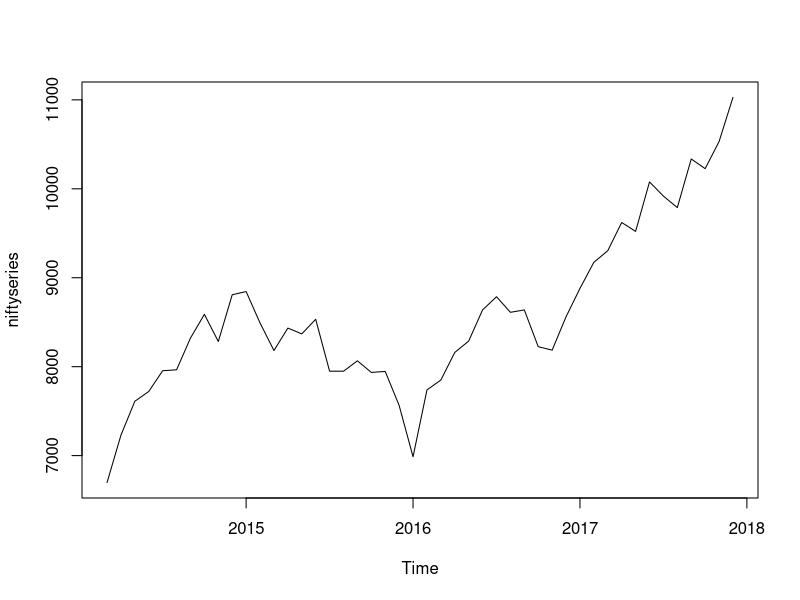
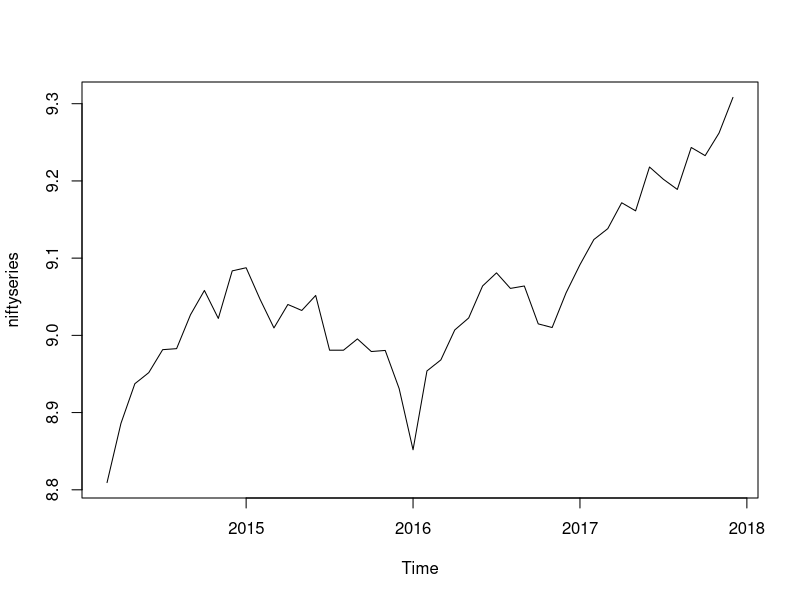
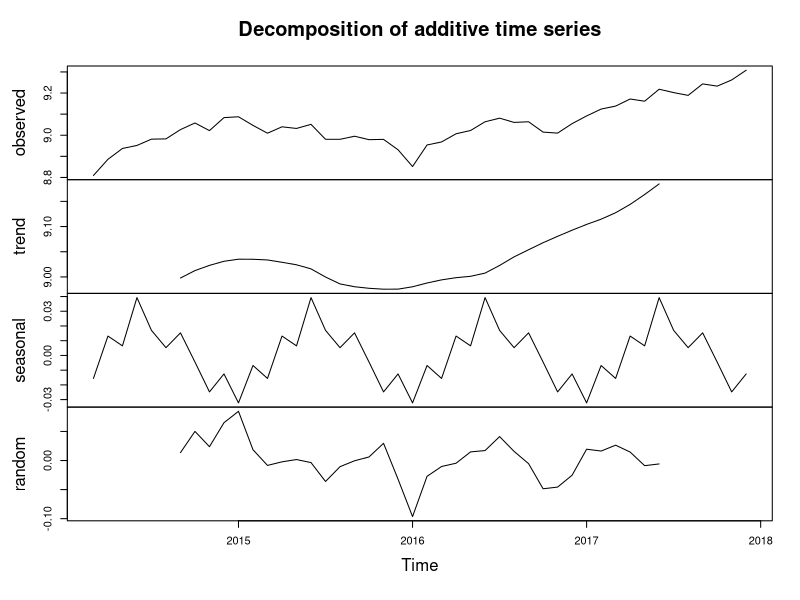
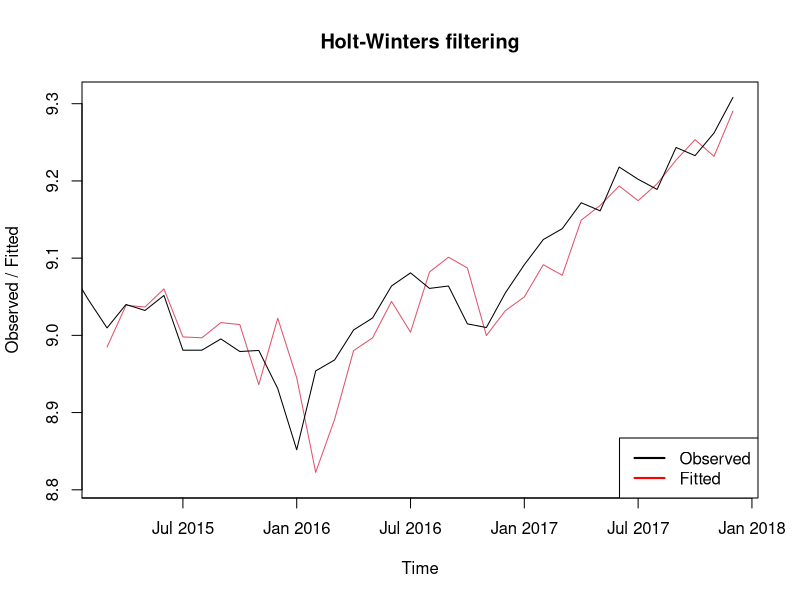
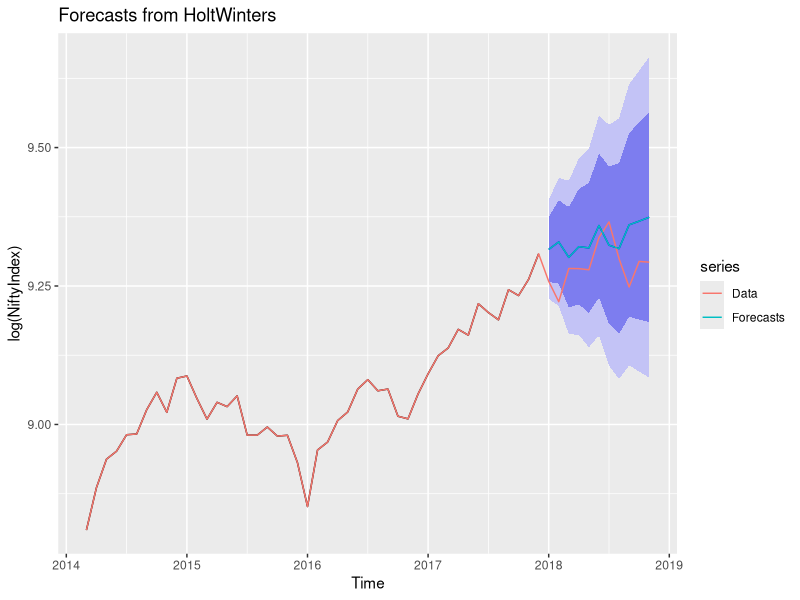
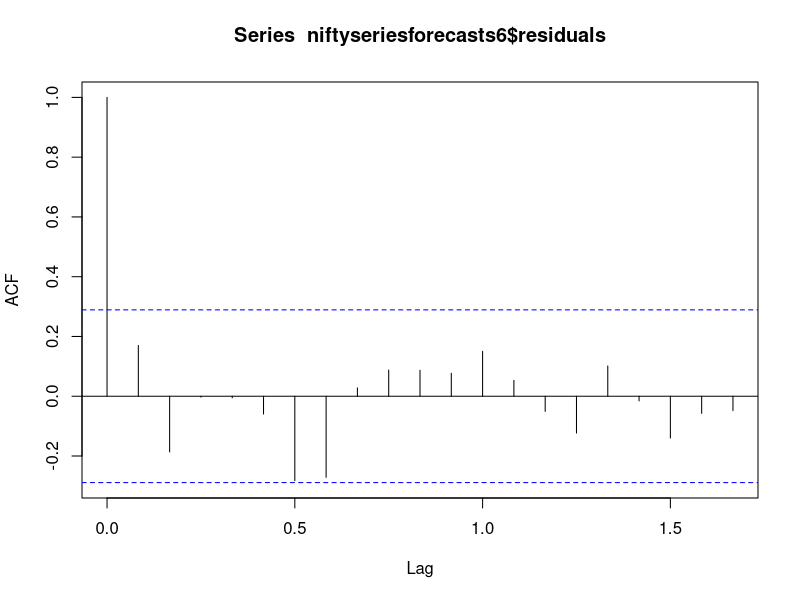
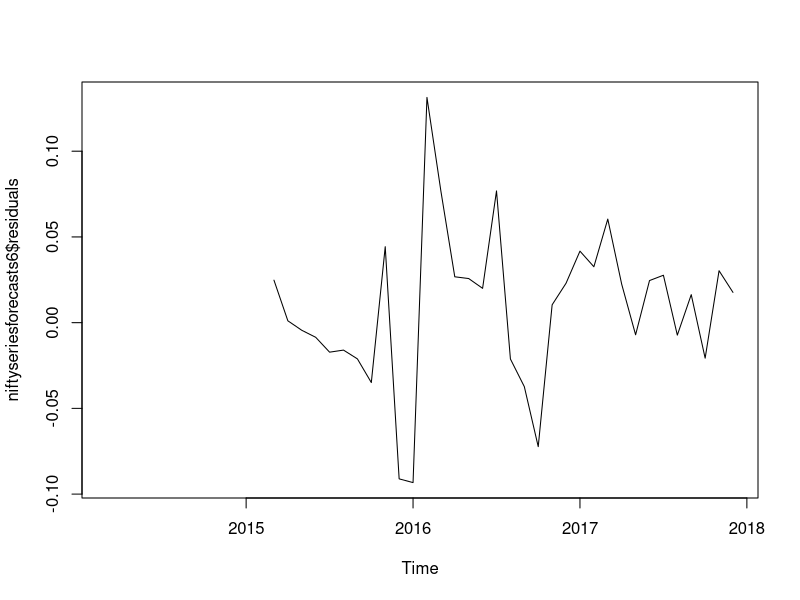
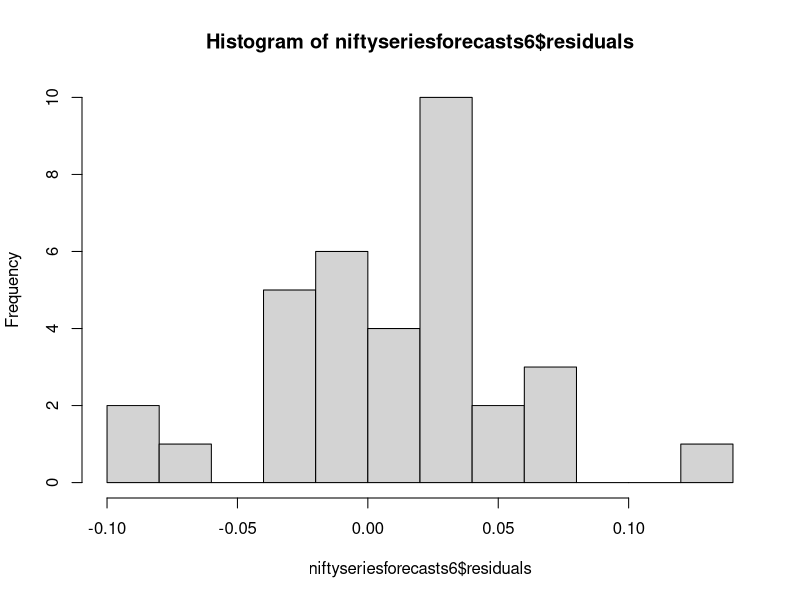

Write R code to recreate these figures, in order.
data=read.csv("Forecast project.csv", header=TRUE)
#####Cut data to model from 2014 to 2017
data1 = data[1:46,]

library(tseries)
library(forecast) 
library(lmtest)

##### to generate ACF, PACF plots
pval=rep(0,ncol(data1)-1)
pdf("myplot.pdf")

data_log <- log(data1[,2:ncol(data1)]+1)

for (i in 1:ncol(data_log)) {
  k=adf.test(data_log[,i], alternative = "stationary")
  pval[i]=k$p.value
  
  acf(data_log[,i],main=paste(colnames(data_log)[i]," - ACF"))
  pacf(data_log[,i],main=paste(colnames(data_log)[i]," - PACF"))
}
dev.off()
########

############# prepare the data and plot the log data to check the stationary
nifty=data1$Nifty.index.Adjust.close. 
niftyseries=ts(nifty, frequency=12,start=c((2014),3)) 
plot.ts(niftyseries) 
niftyseries=log(niftyseries) 
plot.ts(niftyseries) 

######### Decomposition of time series
niftycomp=decompose(niftyseries) 
plot(niftycomp) 


#####Holt-Winters Exponential Smoothing - with trend and seasonality, 

### build holt-winter model
niftyseriesforecasts5=HoltWinters(niftyseries) 
niftyseriesforecasts5
### plot the graph for actual and in-sample data
plot(niftyseriesforecasts5,xaxt='n') 
axis(side=1, at=c(2015,2015.5, 2016,2016.5, 2017, 2017.5, 2018), labels=c("Jan 2015","Jul 2015", "Jan 2016", "Jul 2016", "Jan 2017", "Jul 2017", "Jan 2018")) 
legend("bottomright", legend=c("Observed", "Fitted"), lty=c(1, 1), lwd=c(2, 2), col=c("Black", "Red")) 

### forecast for next 11 months 
niftyseriesforecasts6=forecast(niftyseriesforecasts5, h=11) 

### plot for the forecasted values
#plot(niftyseriesforecasts6, xlab="Time", ylab="log(NiftyIndex)") 
actual=ts(log(data[,2]), frequency=12,start=c((2014),3)) 
autoplot(niftyseriesforecasts6,ylab="log(NiftyIndex)",xlab="Time",shadecols = c("#63F3A6", "#E5FAEF")) +  autolayer(actual, series="Data") +  autolayer(niftyseriesforecasts6$mean, series="Forecasts") 

### get the actual data for 2018
actual_2018 = actual[(length(actual)-10):length(actual)]

### calculating the sum of squared errors
h_sse = sum((niftyseriesforecasts6$mean - actual_2018)^2 )

#### testing for residuals
acf(niftyseriesforecasts6$residuals, lag.max=20,na.action = na.pass) 
Box.test(niftyseriesforecasts6$residuals, lag=20, type="Ljung-Box") 
plot.ts(niftyseriesforecasts6$residuals) 
hist(niftyseriesforecasts6$residuals,breaks=10) 


##########ARIMA 

### testing the raw data to check stationary
adf.test(niftyseries) 
acf(niftyseries,lag.max=20) 
pacf(niftyseries) 

## testing the first order difference data to check stationary
niftyseriesdiff1=diff(niftyseries, differences=1) 
plot.ts(niftyseriesdiff1) 
adf.test(niftyseriesdiff1) 
pacf(niftyseriesdiff1, lag.max=20) 
acf(niftyseriesdiff1, lag.max=20) 

## testing the second order difference data to check stationary
niftyseriesdiff2=diff(niftyseries, differences=2) 
plot.ts(niftyseriesdiff2) 
adf.test(niftyseriesdiff2) 
pacf(niftyseriesdiff2, lag.max=20) 
acf(niftyseriesdiff2, lag.max=20) 

#### choose the p,q for arima model
rmse = rep(0,9)
count = 0;
for (i in 0:2) {
  for (j in 0:2){
    count = count + 1
    arimamod=arima(niftyseries,order=c(j,2,i)) 
    rmse[count] = accuracy(arimamod)[2]
  }
}

### build the arima best model 
arimamod=arima(niftyseries,order=c(0,2,1)) 
summary(arimamod)
coeftest(arimamod)
niftyseriesforecasts7=forecast(arimamod,h=11) 
a_sse = sum((niftyseriesforecasts7$mean - actual_2018)^2 )

#plot(niftyseriesforecasts7, xlab="Time", ylab="log(NiftyIndex)") 
autoplot(niftyseriesforecasts7,ylab="log(NiftyIndex)",xlab="Time",shadecols = c("#63F3A6", "#E5FAEF")) +  autolayer(actual, series="Data") +  autolayer(niftyseriesforecasts7$mean, series="Forecasts") 

#### testing for residuals
acf(niftyseriesforecasts7$residuals, lag.max=20,na.action = na.pass) 
Box.test(niftyseriesforecasts7$residuals, lag=20, type="Ljung-Box") 
plot.ts(niftyseriesforecasts7$residuals) 
hist(niftyseriesforecasts7$residuals) 

#### plotting the graph for acutal data , forecasted data from arima and holt-winter
autoplot(niftyseriesforecasts7,ylab="log(NiftyIndex)",xlab="Time",PI = FALSE) +  autolayer(actual, series="Data") +  autolayer(niftyseriesforecasts7$mean, series=paste("Arima (SSE -", round(a_sse,3), ")", sep = " ")) +  autolayer(niftyseriesforecasts6$mean, series=paste("Holt-Winter (SSE -", round(h_sse,3), ")", sep = " ")) 


